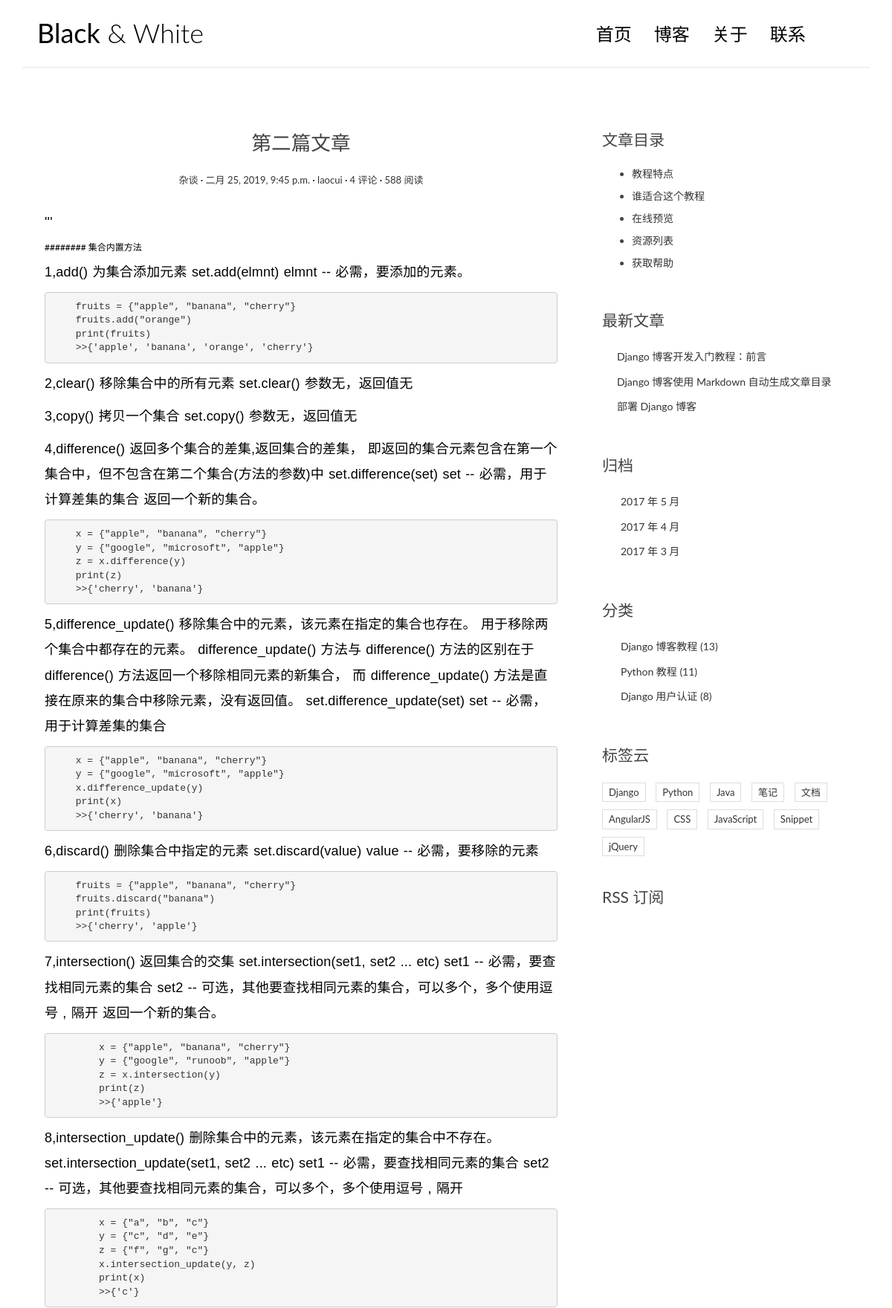
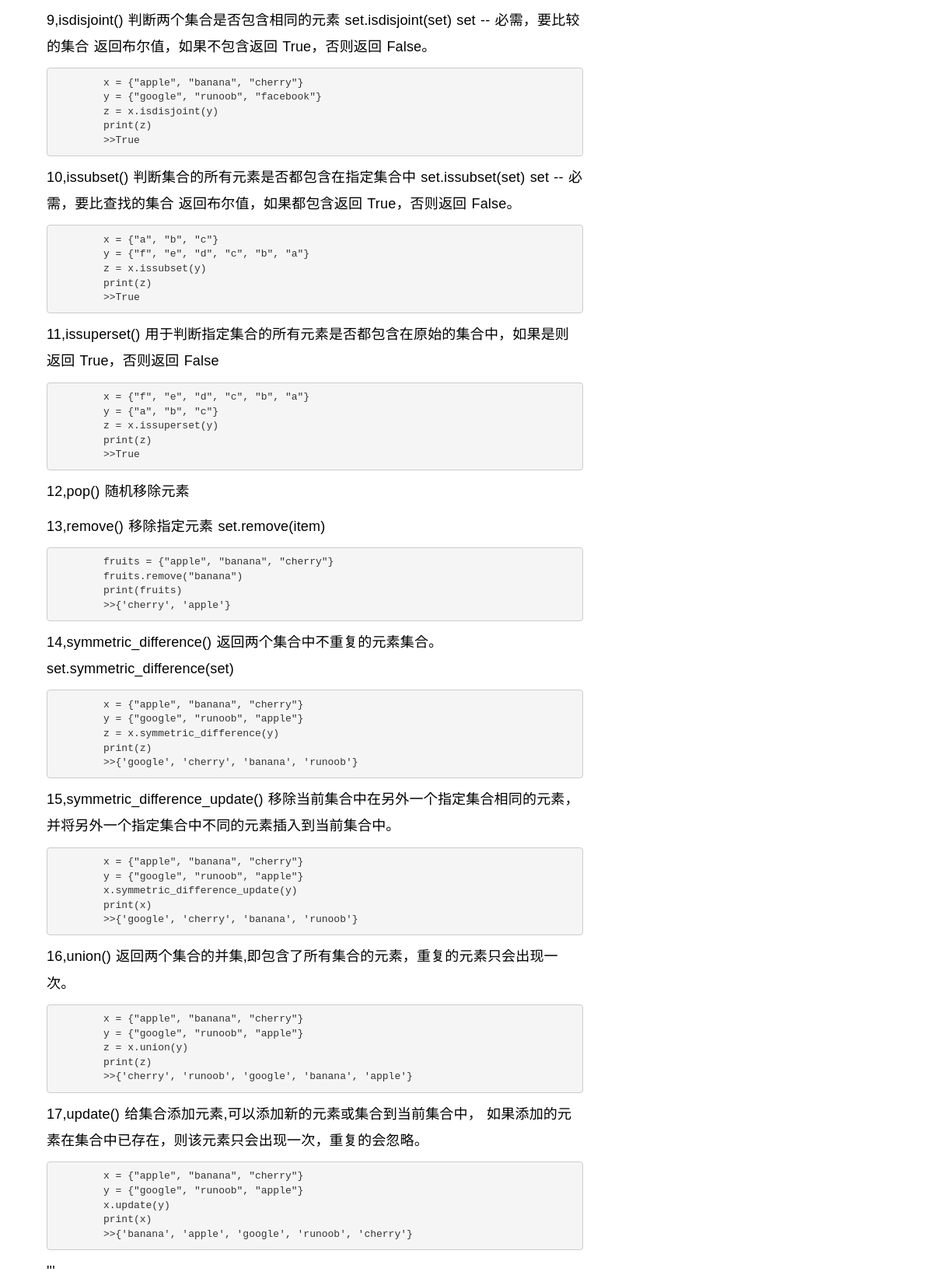
The app's page /post/2/ (upper part) with its own data (2 pictures, top to bottom).
### blog/models.py (models this page shows, shortened)
@python_2_unicode_compatible
class Post(models.Model):
    objects = models.Manager()
    '''新建标题，长度设置成最大100字符串,数据结构为：charfield'''
    title = models.CharField(max_length=100)
    '''新建正文，数据结构为：textfield'''
    body = models.TextField()
    '''新建 创建时间和最后修改时间，数据结构为：datatimefield'''
    created_time = models.DateTimeField()
    modified_time = models.DateTimeField()
    '''新建 文章摘要，长度设置成最大100字符串,数据结构为：charfield
       指定 CharField 的 blank=True 参数值后就可以允许空值了
    '''
    excerpt = models.CharField(max_length=100,blank=True)
    '''新建 分类，使用外键foreignkey ,一对多'''
    category = models.ForeignKey(Category)
    '''新建 标签，使用外键manytomanyfield  ,多对多'''
    tag = models.ManyToManyField(Tag,blank=True)
    '''新建 作者，通过 ForeignKey 把文章和 User 关联了起来。(一开始忘记了导入User)
       文章作者，这里 User 是从 django.contrib.auth.models 导入的。
       django.contrib.auth 是 Django 内置的应用，专门用于处理网站用户的注册、登录等流程，
       User 是 Django 为我们已经写好的用户模型。
    '''
    author = models.ForeignKey(User)

class Category(models.Model):
    name = models.CharField(max_length=100)

### blog/views.py (the view)
# urls.py: url(r'^post/(?P<pk>[0-9]+)/$',views.detail,name="detail"),  #文章详情页函数(detail)
def detail(request,pk):
    post = get_object_or_404(Post,pk=pk)
    post.body = markdown.markdown(post.body,
                                  extensions = [
                                      'markdown.extensions.extra',
                                      'markdown.extensions.codehilite',
                                      'markdown.extensions.toc',
                                  ])
    return render(request,template_name="blog/detail.html",context={
        "post":post
    })

### templates/blog/detail.html (shortened to what this page needs)
{% extends 'base.html' %}
{% block main %}
    <article class="post post-{{ post.pk }}">
        <header class="entry-header">
            <h1 class="entry-title">{{ post.title }}</h1>
            <div class="entry-meta">
                <span class="post-category"><a href="#">{{ post.category.name }}</a></span>
                <span class="post-date"><a href="#"><time class="entry-date"
                                                          datetime="{{ post.created_time }}">{{ post.created_time }}</time></a></span>
                <span class="post-author"><a href="#">{{ post.author }}</a></span>
                <span class="comments-link"><a href="#">4 评论</a></span>
                <span class="views-count"><a href="#">588 阅读</a></span>
            </div>
        </header>
        <div class="entry-content clearfix">
            {{ post.body|safe}}
        </div>
    </article>
{% endblock main %}
{% block toc %}
    <div class="widget widget-content">
        <h3 class="widget-title">文章目录</h3>
        <ul>
            <li>
                <a href="#">教程特点</a>
            </li>
            <li>
                <a href="#">谁适合这个教程</a>
            </li>
            <li>
                <a href="#">在线预览</a>
            </li>
            <li>
                <a href="#">资源列表</a>
            </li>
            <li>
                <a href="#">获取帮助</a>
            </li>
        </ul>
    </div>
{% endblock toc %}

### blog/static/blog/css/custom.css (style rules this page uses)
* { outline: none; }
h1, h2, h3, h4, h5, h6 { margin-top: 0; }
a { color: #333; }
body { color: #444; font-family: 'Lato', sans-serif; }
p { font-family: 'Ubuntu', sans-serif; font-weight: 400; word-spacing: 1px; letter-spacing: 0.01em; }
.post { background: #fff; padding: 30px 30px 0; }
.entry-title { text-align: center; font-size: 1.9em; margin-bottom: 20px; line-height: 1.6; padding: 10px 20px 0; }
.entry-meta { text-align: center; color: #DDDDDD; font-size: 13px; margin-bottom: 30px; }
.entry-content { font-size: 18px; line-height: 1.9; font-weight: 300; color: #000; }
.post-category::after, .post-date::after, .post-author::after, .comments-link::after { content: ' ·'; color: #000; }
.widget { background: #fff; padding: 30px 0 0; }
.widget-title { font-size: 1.5em; margin-bottom: 20px; line-height: 1.6; padding: 10px 0 0; font-weight: 400; }
.widget-content ul li { margin-bottom: 10px; }

### records on screen
Post: title "第二篇文章", category.name "杂谈", created_time "二月 25, 2019, 9:45 p.m.", author "laocui", body "''' ######## 集合内置方法 1,add() 为集合添加元素 set.add(elmnt) elmnt -- 必需，要添加的元素。 fruits = {\"apple\", \"banana\", \"cherry\"} fruits.add(\"orange\") print(fruits) >>{'apple', 'banana', 'orange', 'cherry'} 2,clear() 移除集合中的所有元素 set.clear() 参数无，返回值无 3,copy() 拷贝一个集合 set.copy() 参数无，返回值无 4,difference() 返回多个集合的差集,返回集合的差集， 即返回的集合元素包含在第一个集合中，但不包含在第二个集合(方法的参数)中 set.difference(set) set -- 必需，用于计算差集的集合 返回一个新的集合。 x = {\"apple\", \"banana\", \"cherry\"} y = {\"google\", \"microsoft\", \"apple\"} z = x.difference(y) print(z) >>{'cherry', 'banana'} 5,difference_update() 移除集合中的元素，该元素在指定的集合也存在。 用于移除两个集合中都存在的元素。 difference_update() 方法与 difference() 方法的区别在于 difference() 方法返回一个移除相同元素的新集合， 而 difference_update() 方法是直接在原来的集合中移除元素，没有返回值。…"
